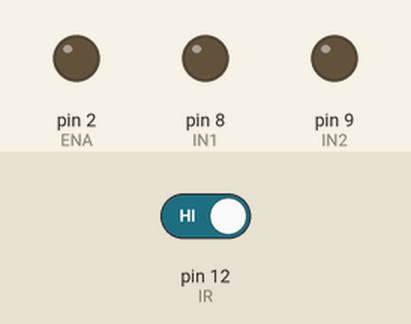
This sketch was run on a simulated Arduino Uno, built with avr-gcc and run on an emulated ATmega328P. Shown: output pins drawn as LEDs (lit = HIGH). The test bench sets the inputs (shaded band); at power-on: pin 12 (IR) HIGH.

Above: at 8.8 s.
8.9 s: pin 12 (IR) driven LOW
At 12.15 s:
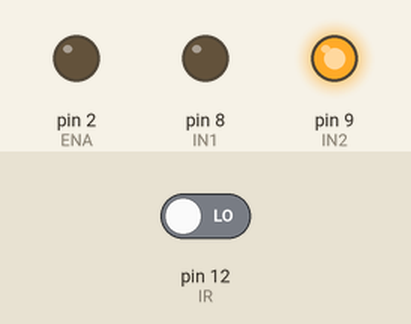
At 13.0 s:
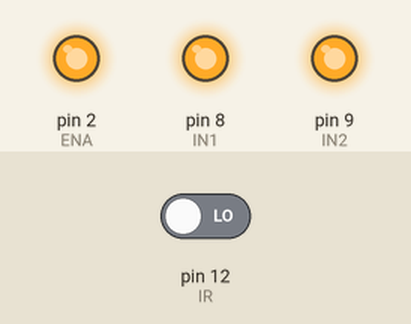
18.2 s: pin 12 (IR) driven HIGH
At 18.7 s:
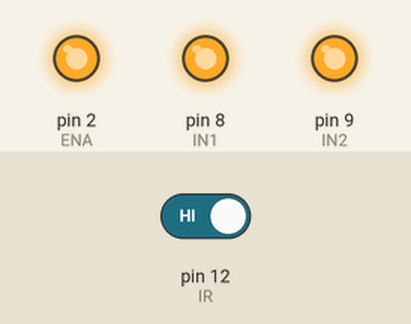
Timing chart, 0 to 21.2 s (numbered marks = the images above; inputs shaded):
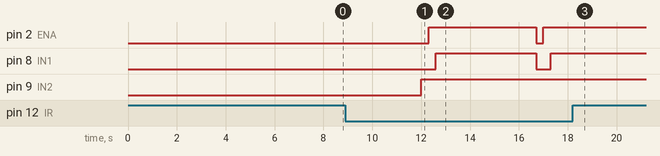

The sketch:

Catapult.ino
```cpp
int IR = 12;
int ENA = 2;
int IN1 = 8;
int IN2 = 9;

void setup()
{
  pinMode(IR,INPUT);
  pinMode(ENA, OUTPUT);
  pinMode(IN1, OUTPUT);
  pinMode(IN2, OUTPUT);
  Serial.begin(9600);

  digitalWrite(IN1, LOW);
  digitalWrite(IN2, LOW);
}


void loop() {
  int sensor=digitalRead(IR);
  if (sensor==0)
  {
    digitalWrite(IN1, LOW);
    digitalWrite(IN2, HIGH);


    for (int i = 0; i < 255; i=i+50) {
      analogWrite(ENA, i);
      delay(100);
    }
      digitalWrite(IN1,HIGH) ;
      digitalWrite(IN2,HIGH) ;
      delay(100) ;


  }
  delay(4000);
}
```

Measured:
- after the input at 8.9 s, pin 2 (ENA): LOW → HIGH after 3.4 s, → LOW 4.4 s later, → HIGH 0.30 s later; pin 8 (IN1): LOW → HIGH after 3.7 s, → LOW 4.1 s later, → HIGH 0.60 s later; pin 9 (IN2): LOW → HIGH after 3.1 s
- after the input at 18.2 s, pin 2 (ENA), pin 8 (IN1): stops changing and stays HIGH
